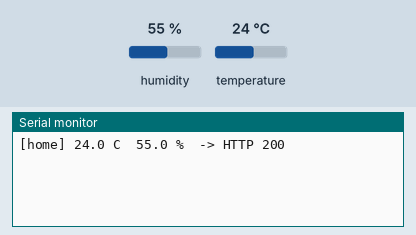
The sketch below on a simulated ESP32. Parts: the last lines printed to the serial monitor. The inputs (shaded band) are chosen by the test bench; at power-on: humidity 55 %, temperature 24 °C. WiFi joins after 1.5 s; servers stay silent unless stated; uploads are accepted with an empty reply.

Above: at 18.0 s.
18.1 s: humidity set to 22 %
At 21.7 s:
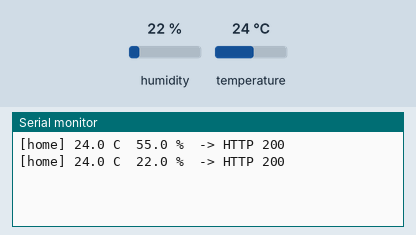
33.1 s: temperature set to 12 °C
At 40.8 s:
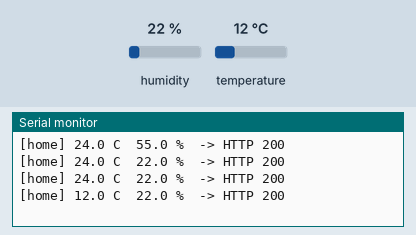
48.1 s: humidity set to 40 %
At 51.0 s:
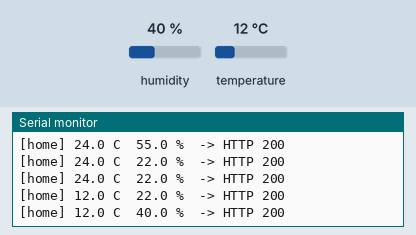
Timing chart, 0 to 52.5 s (numbered marks = the images above; inputs shaded):
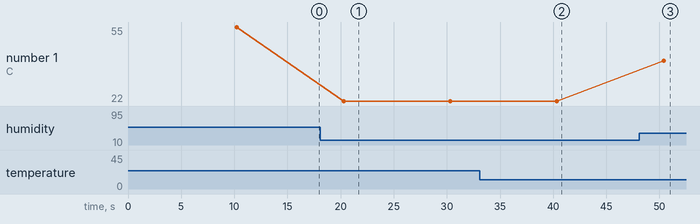

The sketch:

esp32_home_climate.ino
```cpp
/*
 * ELDRIS 3.0 — home climate firmware (ESP32 + DHT22)
 * ----------------------------------------------------
 * ONE of these covers the whole home. It reads temperature and humidity every
 * ten seconds and posts them to the Raspberry Pi with POST /api/readings. The
 * dashboard shows a single home climate card; there is no per-room sensing.
 *
 * Wiring (ESP32 DevKit v1):
 *   DHT22 VCC  -> 3V3
 *   DHT22 GND  -> GND
 *   DHT22 DATA -> GPIO4 (10k pull-up from DATA to 3V3)
 *
 * Libraries: DHT sensor library (Adafruit) + Adafruit Unified Sensor.
 *
 * Set WIFI_SSID, WIFI_PASSWORD, API_URL and DEVICE_API_KEY below. API_URL is
 * the full endpoint, so it works against a Pi on the LAN
 * (http://192.168.1.40:5000/api/readings) and against a published host
 * (https://your-address/api/readings) — see docs/DEPLOY-FREE.md.
 * A partial packet is fine: the backend keeps the previous value for any field
 * you do not send.
 */

#include <WiFi.h>
#include <WiFiClientSecure.h>
#include <HTTPClient.h>
#include <DHT.h>

// ---------------------------------------------------------------- settings --
static const char *WIFI_SSID     = "your-wifi";
static const char *WIFI_PASSWORD = "your-password";
static const char *API_URL       = "http://192.168.1.40:5000/api/readings";
static const char *DEVICE_API_KEY = "change-me-device-key";

static const uint8_t  DHT_PIN   = 4;
static const uint8_t  DHT_TYPE  = DHT22;
static const uint32_t REPORT_MS = 10000;   // upload cadence

// ------------------------------------------------------------------- state --
static DHT dht(DHT_PIN, DHT_TYPE);
static uint32_t lastReport = 0;
static uint32_t lastWifiTry = 0;
static uint8_t  failures = 0;
static WiFiClient plainClient;
static WiFiClientSecure tlsClient;

static void postReading() {
  float humidity = dht.readHumidity();
  float temperature = dht.readTemperature();
  if (isnan(humidity) || isnan(temperature)) {
    failures++;
    Serial.printf("[home] DHT22 read failed (%u)\n", failures);
    if (failures > 20) {
      failures = 0;
      dht.begin();                       // DHT22 sometimes needs a re-init
    }
    return;
  }
  failures = 0;

  String body = "{\"temperature_c\":" + String(temperature, 1);
  body += ",\"humidity_pct\":" + String(humidity, 1);
  body += "}";

  if (WiFi.status() != WL_CONNECTED) {
    Serial.println("[home] no Wi-Fi, skipping this report");
    return;
  }

  HTTPClient http;
  const bool secure = String(API_URL).startsWith("https://");
  // setInsecure() skips certificate validation so no root CA has to be baked
  // in; this sketch only publishes climate numbers, never credentials.
  if (secure) tlsClient.setInsecure();
  http.begin(secure ? (WiFiClient &)tlsClient : (WiFiClient &)plainClient, API_URL);
  http.setTimeout(secure ? 8000 : 4000);
  http.addHeader("Content-Type", "application/json");
  if (strlen(DEVICE_API_KEY) > 0) http.addHeader("X-Device-Key", DEVICE_API_KEY);
  int code = http.POST(body);
  Serial.printf("[home] %4.1f C  %4.1f %%  -> HTTP %d\n", temperature, humidity, code);
  http.end();
}

void setup() {
  Serial.begin(115200);
  dht.begin();
  WiFi.mode(WIFI_STA);
  WiFi.begin(WIFI_SSID, WIFI_PASSWORD);
}

void loop() {
  if (WiFi.status() != WL_CONNECTED && millis() - lastWifiTry > 5000) {
    lastWifiTry = millis();
    WiFi.begin(WIFI_SSID, WIFI_PASSWORD);
  }
  if (millis() - lastReport >= REPORT_MS) {
    lastReport = millis();
    postReading();
  }
  delay(50);
}
```

Measured:
- after the input at 18.1 s, the serial monitor: prints a new line after 2.2 s (image 1)
- after the input at 33.1 s, the serial monitor: prints a new line after 7.3 s (image 2)
- after the input at 48.1 s, the serial monitor: prints a new line after 2.3 s (image 3)
- plotted number 1: 55 → 22 after the input at 18.1 s, 22 → 40 after the input at 48.1 s
